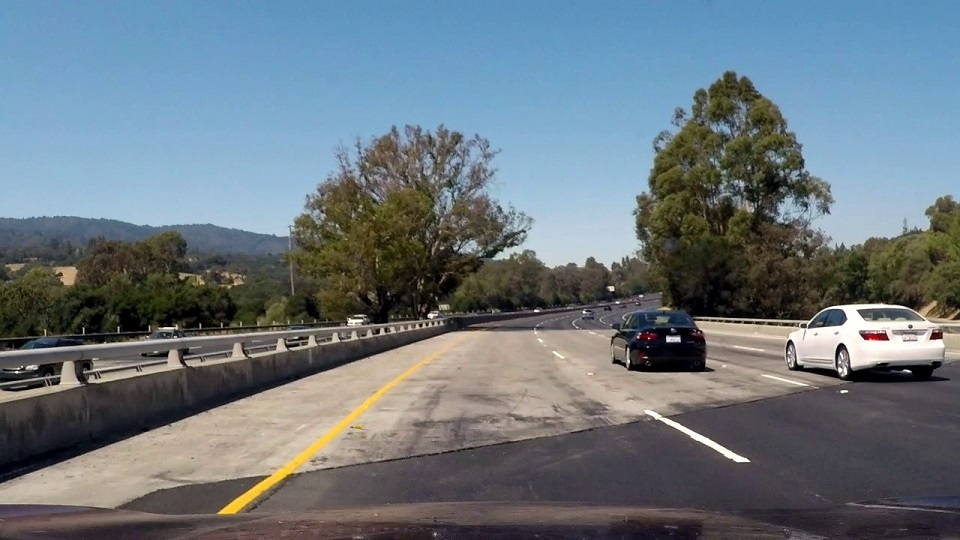
#> input picture LineDetection/TestImages/challange00101.jpg, 960 x 540 px
$ python -i EdgeDetection.py   (imports and definitions only)
#> lines starting #> are read from the running program, lines starting #| are printed output that depends on the picture; after the words box and inside, x2 and y2 are one past the last pixel; in counts of white or black regions, pixels touching at a corner belong together
#> further down, picture is the input picture: shape (540, 960, 3); mean B, G, R 126, 118.4, 106.9
import numpy as np
import cv2

def filter_lanes_rgb(image):
    # Convert the image to HSV
    hsv = cv2.cvtColor(image, cv2.COLOR_BGR2HSV)
#> hsv: shape (540, 960, 3); mean H, S, V 76.3, 74.3, 136.3

    # Color ranges for yellow and white
    lower_yellow = np.array([20, 100, 100])
    upper_yellow = np.array([30, 255, 255])

    lower_white = np.array([0, 0, 215])
    upper_white = np.array([180, 40, 255])

    # Masks
    yellow_mask = cv2.inRange(hsv, lower_yellow, upper_yellow)
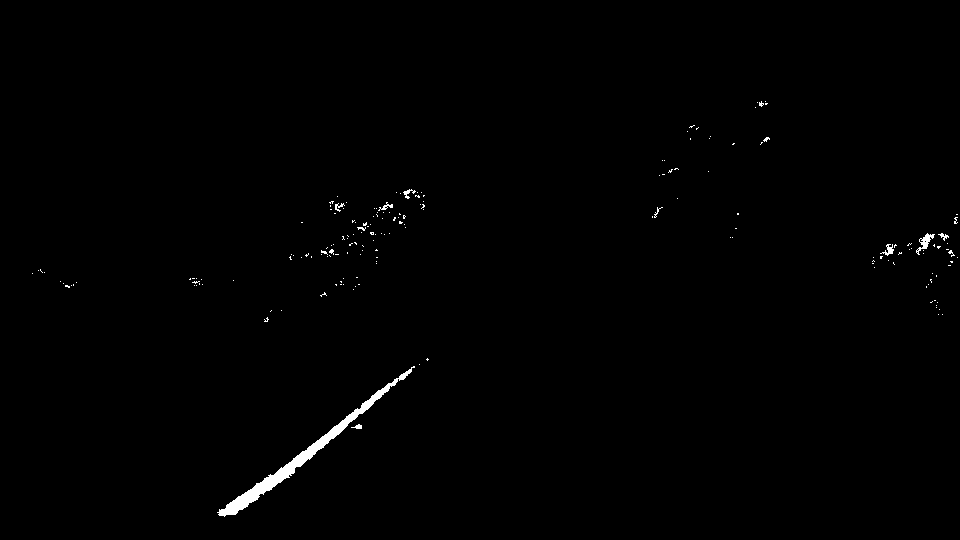
#> yellow_mask: shape (540, 960); 0.6% white; 183 white regions (173 under 20 px), largest, box (x1, y1, x2, y2) and area: (217, 366, 415, 517) 2109, (916, 233, 935, 255) 138, (880, 244, 894, 256) 69
    white_mask = cv2.inRange(hsv, lower_white, upper_white)
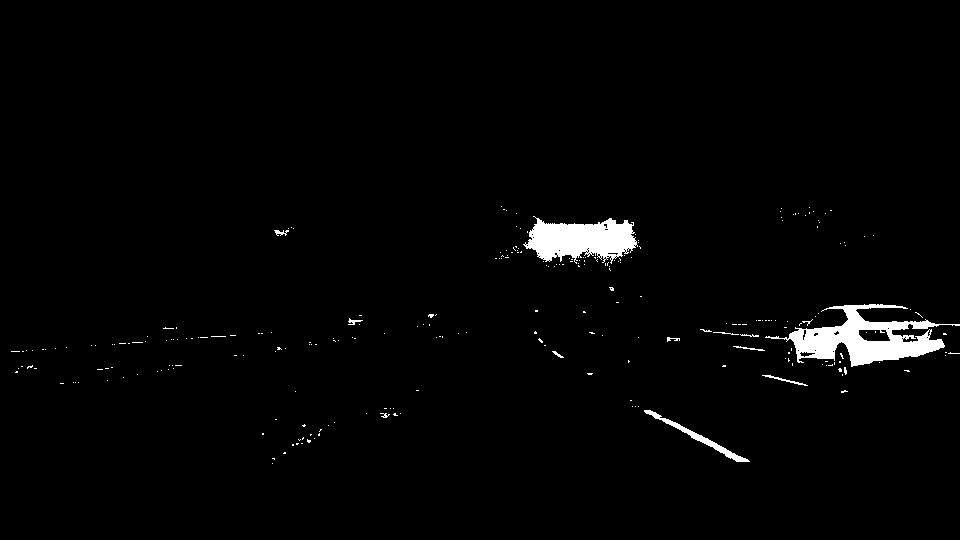
#> white_mask: shape (540, 960); 1.9% white; 260 white regions (248 under 20 px), largest, box (x1, y1, x2, y2) and area: (765, 304, 960, 367) 4714, (523, 216, 638, 264) 3438, (644, 410, 750, 462) 600

    # Combination of two masks
    combined_mask = cv2.bitwise_or(yellow_mask, white_mask)
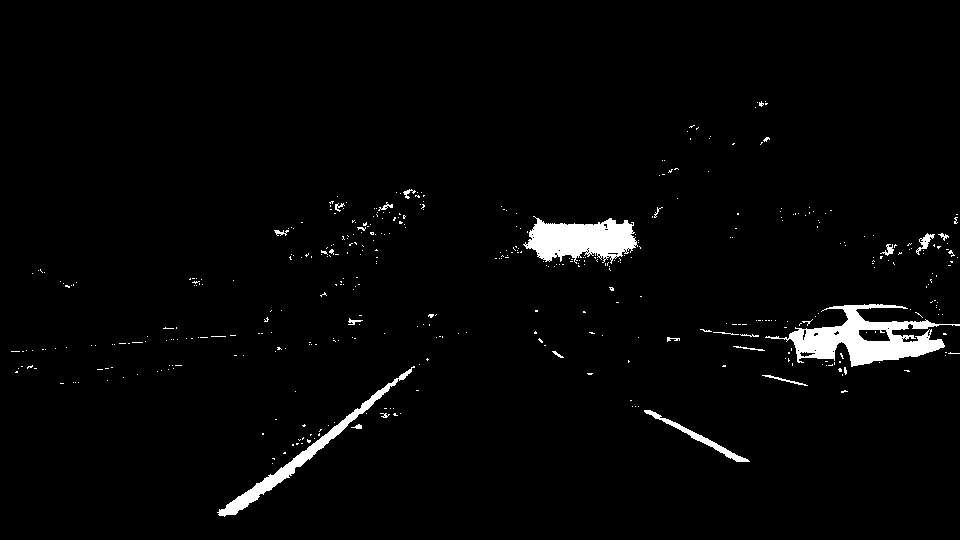
#> combined_mask: shape (540, 960); 2.5% white; 443 white regions (421 under 20 px), largest, box (x1, y1, x2, y2) and area: (765, 304, 960, 367) 4714, (523, 216, 638, 264) 3438, (217, 366, 415, 517) 2109

    # Gausian blur for soft edges
    blurred_mask = cv2.GaussianBlur(combined_mask, (5, 5), 0)

    return blurred_mask

>>> import cv2
>>> picture = cv2.imread('TestImages/challange00101.jpg')
>>> result = filter_lanes_rgb(picture)

$ run again, on LineDetection/TestImages/challange00111.jpg
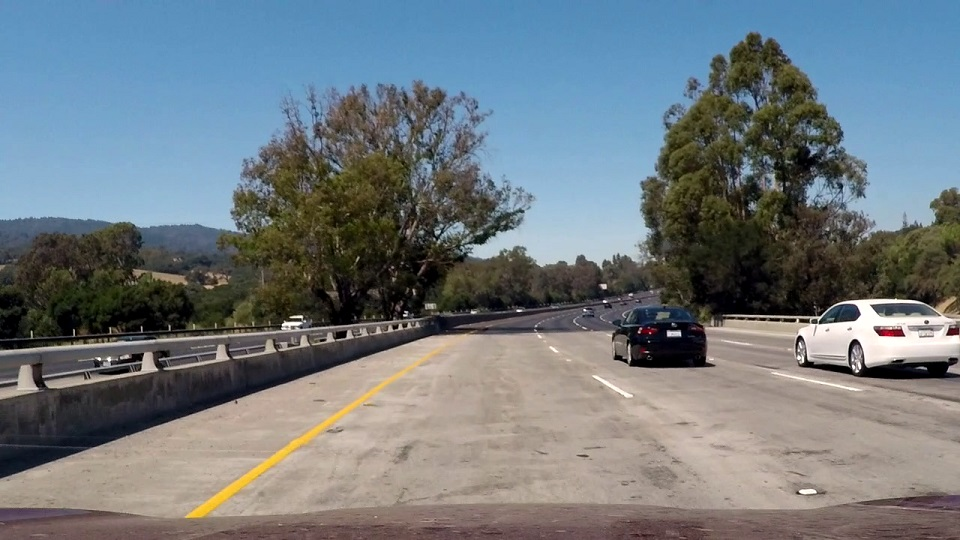
#> input picture LineDetection/TestImages/challange00111.jpg, 960 x 540 px
#> picture is the input picture: shape (540, 960, 3); mean B, G, R 126.7, 121.3, 112.3
#> hsv: shape (540, 960, 3); mean H, S, V 58.5, 78.1, 140.3
#> in filter_lanes_rgb, `yellow_mask = cv2.inRange(hsv, lower_yellow, upper_yellow)`:
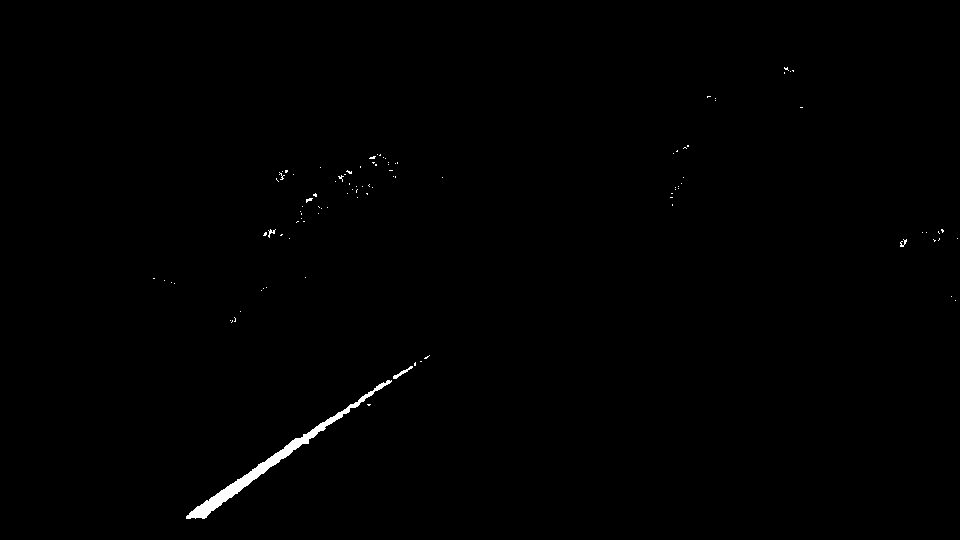
#> yellow_mask: shape (540, 960); 0.45% white; 101 white regions (97 under 20 px), largest, box (x1, y1, x2, y2) and area: (186, 380, 392, 519) 1931, (393, 366, 413, 379) 65, (268, 229, 276, 238) 28, (900, 239, 907, 247) 27
#> white_mask: shape (540, 960); 1.4% white; 153 white regions (138 under 20 px), largest, box (x1, y1, x2, y2) and area: (782, 299, 960, 364) 4908, (522, 234, 600, 255) 923, (599, 234, 639, 251) 214
#> in filter_lanes_rgb, `combined_mask = cv2.bitwise_or(yellow_mask, white_mask)`:
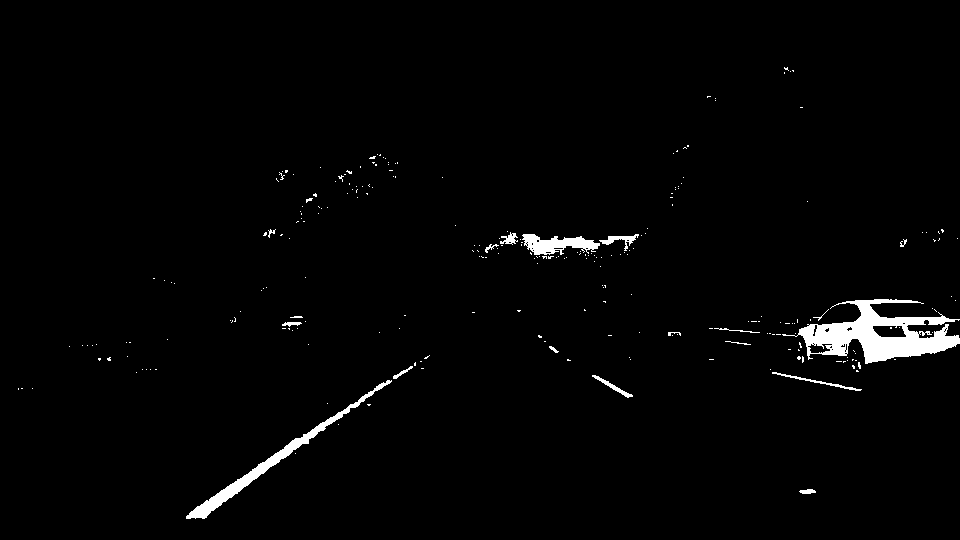
#> combined_mask: shape (540, 960); 1.8% white; 254 white regions (235 under 20 px), largest, box (x1, y1, x2, y2) and area: (782, 299, 960, 364) 4908, (186, 380, 392, 519) 1931, (522, 234, 600, 255) 923

$ run again, on LineDetection/TestImages/challange00136.jpg
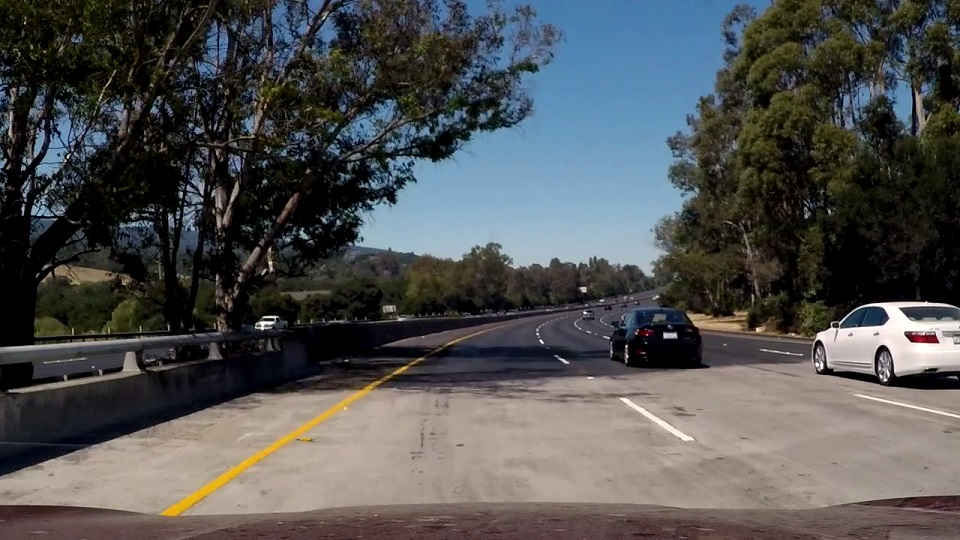
#> input picture LineDetection/TestImages/challange00136.jpg, 960 x 540 px
#> picture is the input picture: shape (540, 960, 3); mean B, G, R 81.7, 81.4, 80.6
#> hsv: shape (540, 960, 3); mean H, S, V 55.2, 86.8, 93.3
#> in filter_lanes_rgb, `yellow_mask = cv2.inRange(hsv, lower_yellow, upper_yellow)`:
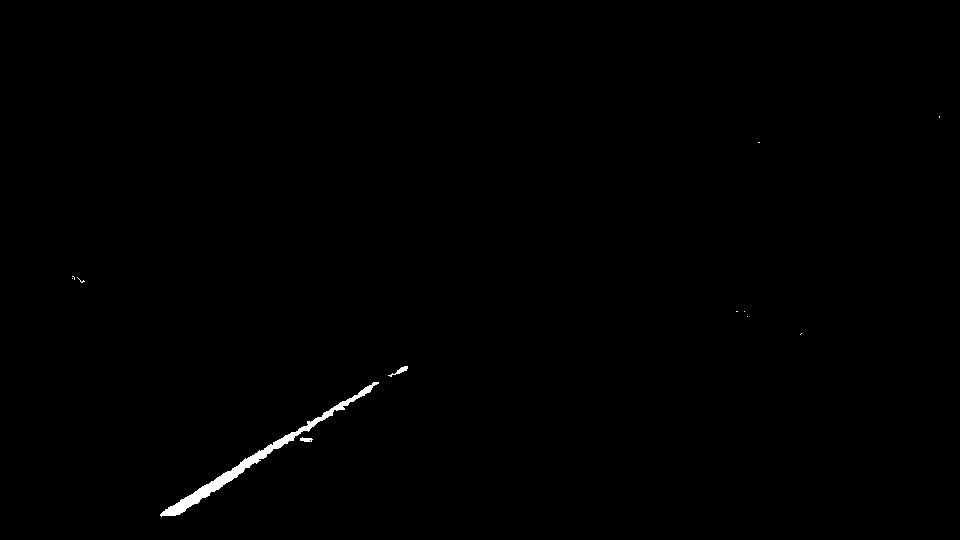
#> yellow_mask: shape (540, 960); 0.39% white; 12 white regions (9 under 20 px), largest, box (x1, y1, x2, y2) and area: (160, 382, 379, 517) 1908, (388, 366, 408, 377) 67, (300, 437, 313, 442) 45
#> white_mask: shape (540, 960); 0.95% white; 50 white regions (45 under 20 px), largest, box (x1, y1, x2, y2) and area: (816, 302, 960, 372) 4110, (620, 398, 694, 441) 396, (855, 395, 960, 418) 203, (260, 322, 274, 330) 41, (852, 360, 871, 363) 27
#> in filter_lanes_rgb, `combined_mask = cv2.bitwise_or(yellow_mask, white_mask)`:
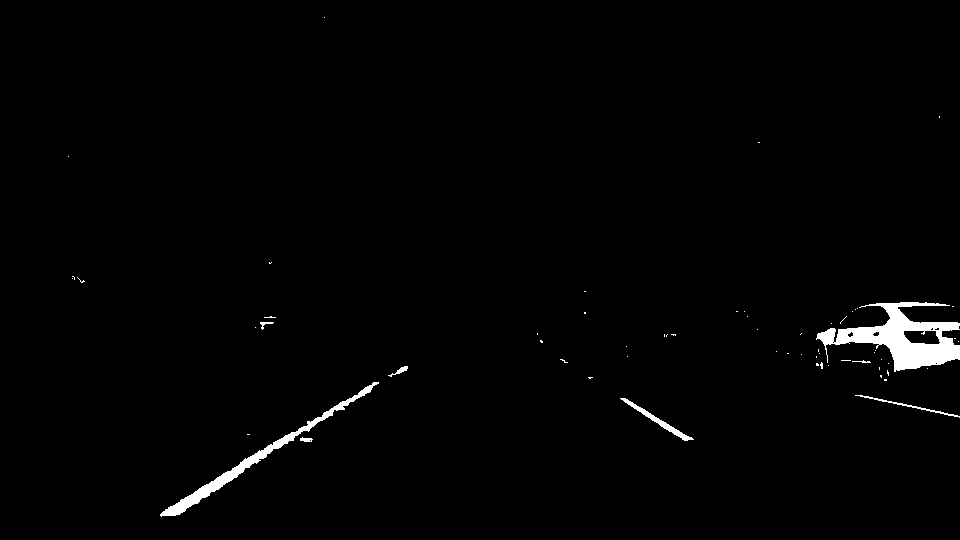
#> combined_mask: shape (540, 960); 1.3% white; 62 white regions (54 under 20 px), largest, box (x1, y1, x2, y2) and area: (816, 302, 960, 372) 4110, (160, 382, 379, 517) 1908, (620, 398, 694, 441) 396

$ run again, on LineDetection/TestImages/solidWhiteCurve.jpg
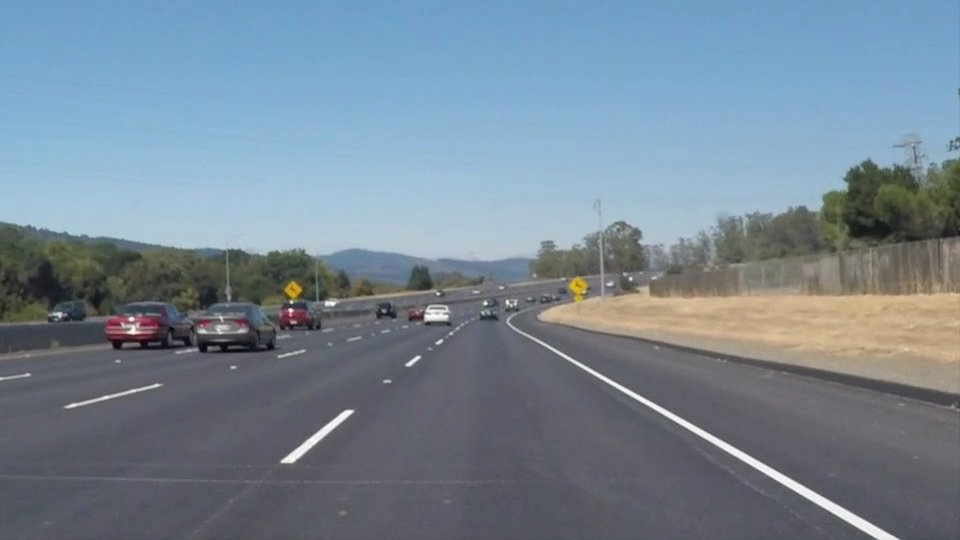
#> input picture LineDetection/TestImages/solidWhiteCurve.jpg, 960 x 540 px
#> picture is the input picture: shape (540, 960, 3); mean B, G, R 148.1, 134.5, 118.5
#> hsv: shape (540, 960, 3); mean H, S, V 97.9, 55.2, 152.4
#> in filter_lanes_rgb, `yellow_mask = cv2.inRange(hsv, lower_yellow, upper_yellow)`:
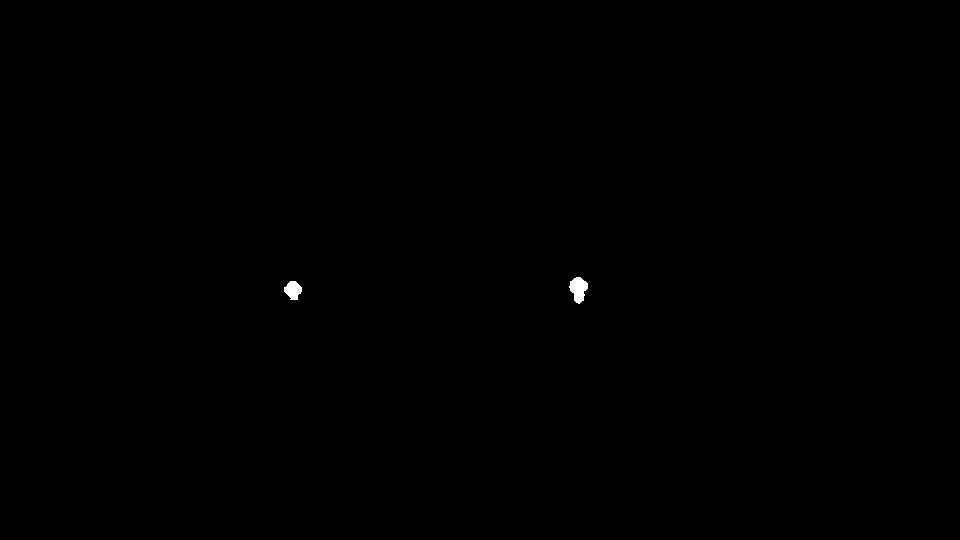
#> yellow_mask: shape (540, 960); 0.11% white; 2 white regions, box (x1, y1, x2, y2) and area: (569, 277, 588, 304) 332, (284, 281, 302, 300) 239
#> in filter_lanes_rgb, `white_mask = cv2.inRange(hsv, lower_white, upper_white)`:
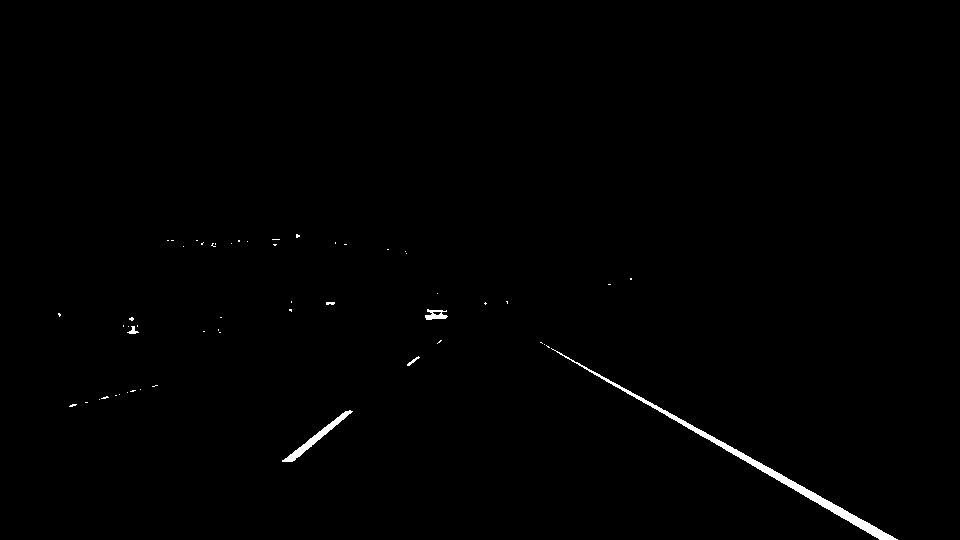
#> white_mask: shape (540, 960); 0.59% white; 54 white regions (48 under 20 px), largest, box (x1, y1, x2, y2) and area: (551, 348, 898, 540) 2092, (282, 410, 353, 462) 515, (425, 309, 448, 320) 149, (127, 326, 139, 334) 45, (407, 356, 420, 366) 37, (326, 302, 335, 305) 24
#> combined_mask: shape (540, 960); 0.7% white; 56 white regions (48 under 20 px), largest, box (x1, y1, x2, y2) and area: (551, 348, 898, 540) 2092, (282, 410, 353, 462) 515, (569, 277, 588, 304) 332
